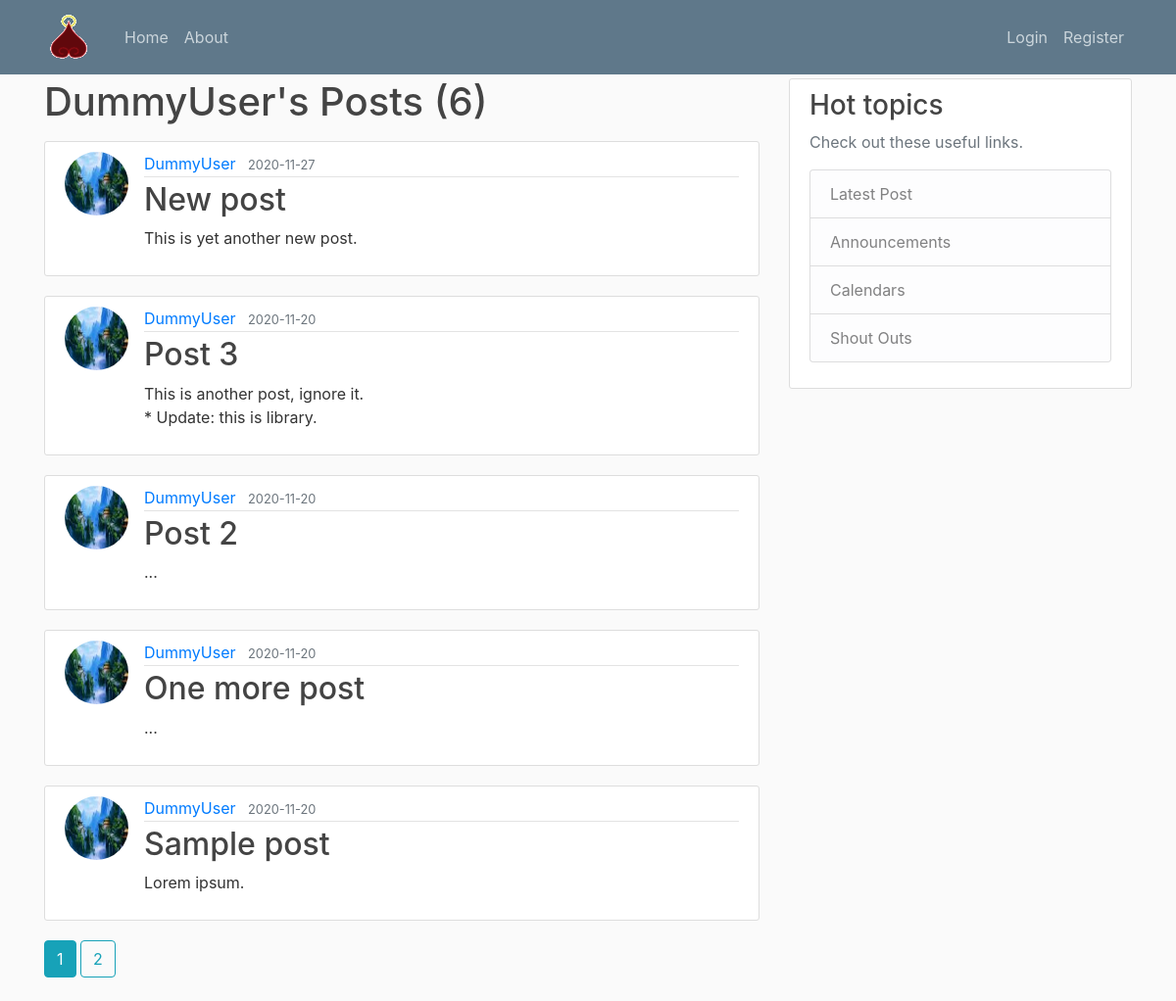
The app's page /user/DummyUser with its own data.
### app/models.py (models this page shows, shortened)
class User(db.Model, UserMixin):
    id = db.Column(db.Integer, primary_key=True)
    username = db.Column(db.String(100), unique=True, nullable=False)
    email = db.Column(db.String(100), unique=True, nullable=False)
    image_file = db.Column(
        db.String(20),
        unique=False,
        nullable=False,
        default='default.png'
    )
    password = db.Column(db.String(60), nullable=False)
    posts = db.relationship('Post', backref='author', lazy=True)

class Post(db.Model):
    id = db.Column('id', db.Integer, primary_key=True)
    title = db.Column(db.String(100), nullable=False)
    date_posted = db.Column(db.DateTime, nullable=False, default=datetime.utcnow)
    content = db.Column(db.Text, nullable=False)
    user_id = db.Column(db.Integer, db.ForeignKey('user.id'), nullable=False)

### app/users/routes.py (the view)
@users.route('/user/<string:username>')
def user_posts(username):
    page = request.args.get('page', 1, type=int)
    user = User.query.filter_by(username=username).first_or_404()
    posts = Post.query.filter_by(author=user)\
        .order_by(Post.date_posted.desc())\
        .paginate(page=page, per_page=5)
    return render_template('user_posts.html', posts=posts, user=user)

### app/templates/user_posts.html (shortened to what this page needs)
{% extends 'layout.html' %}
{% block content %}
    <h1 class="mb-3">{{ user.username }}'s Posts ({{ posts.total }})</h1>
    {% for post in posts.items %}
        <article class="media content-section">
          <img class="rounded-circle article-img"
               src="{{ url_for('static', filename='profile_pics/' + post.author.image_file) }}">
          <div class="media-body">
            <div class="article-metadata">
              <a class="mr-2" href="{{ url_for('users.user_posts', username=post.author.username) }}">{{ post.author.username }}</a>
              <small class="text-muted">{{ post.date_posted.strftime('%Y-%m-%d') }}</small>
            </div>
            <h2><a class="article-title" href="{{ url_for('posts.post', post_id=post.id) }}">{{ post.title }}</a></h2>
            <p class="article-content">{{ post.content }}</p>
          </div>
        </article>
    {% endfor %}
    {% for page_num in posts.iter_pages(left_edge=1, right_edge=1, left_current=1, right_current=2) %}
        {% if page_num %}
            {% if posts.page == page_num %}
                <a class="btn btn-info mb-4"
                   href="{{ url_for('users.user_posts', username=user.username, page=page_num) }}">{{ page_num }}</a>
            {% else%}
                <a class="btn btn-outline-info mb-4"
                   href="{{ url_for('users.user_posts', username=user.username, page=page_num) }}">{{ page_num }}</a>
            {% endif %}
        {% endif %}
    {% endfor %}
{% endblock %}

### app/static/main.css (style rules this page uses)
body { background: #fafafa; color: #333333; margin-top: 5rem; }
h1, h2, h3, h4, h5, h6 { color: #444444; }
.content-section { background: #ffffff; padding: 10px 20px; border: 1px solid #dddddd; border-radius: 3px; margin-bottom: 20px; }
.article-title { color: #444444; }
.article-content { white-space: pre-line; }
.article-img { height: 65px; width: 65px; margin-right: 16px; }
.article-metadata { padding-bottom: 1px; margin-bottom: 4px; border-bottom: 1px solid #e3e3e3 }

### records on screen
User: username "DummyUser"
Post: image_file (picture), author.username "DummyUser", date_posted "2020-11-27", title "New post", content "This is yet another new post."
Post: image_file (picture), author.username "DummyUser", date_posted "2020-11-20", title "Post 3", content "This is another post, ignore it. * Update: this is library."
Post: image_file (picture), author.username "DummyUser", date_posted "2020-11-20", title "Post 2", content "..."
Post: image_file (picture), author.username "DummyUser", date_posted "2020-11-20", title "One more post", content "..."
Post: image_file (picture), author.username "DummyUser", date_posted "2020-11-20", title "Sample post", content "Lorem ipsum."

### other values on screen
{{ posts.total }} "6"
{{ page_num }} "1"
{{ page_num }} "2"
